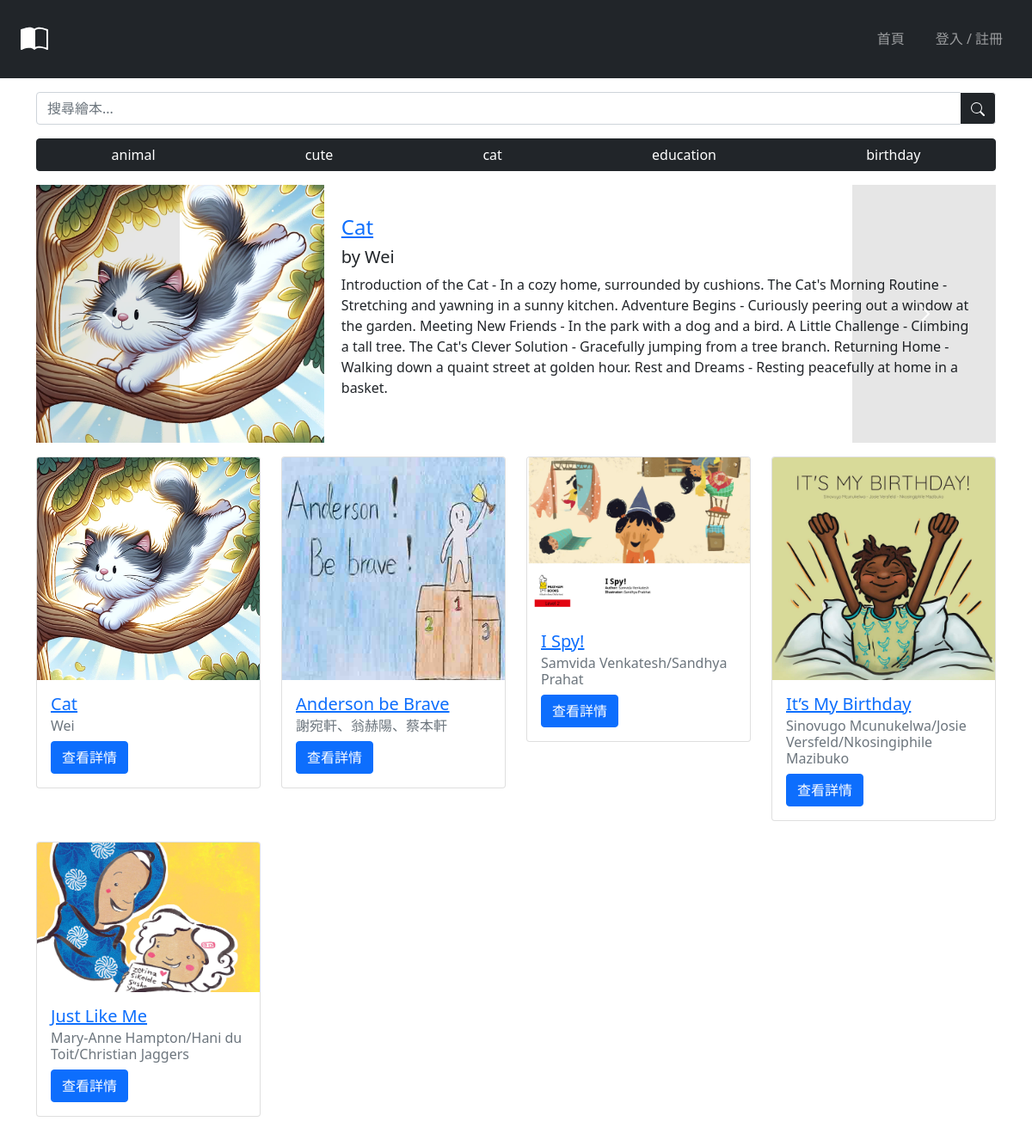
/library/, run on the app's committed database.
### library/models.py (models this page shows, shortened)
class PictureBook(models.Model):
    title = models.CharField(max_length=64)
    author = models.CharField(max_length=64)
    description = models.TextField(blank=True)
    n_pages = models.IntegerField()
    likes = models.IntegerField(default=0)
    tags = TaggableManager()

class Picture(models.Model):
    book = models.ForeignKey(PictureBook, on_delete=models.CASCADE, related_name='pictures')
    page_number = models.IntegerField()
    image = models.ImageField(upload_to=picture_directory_path, max_length=300)
    class Meta:
        ordering = ['page_number']  # Ensures pictures are ordered by page number

### library/views.py (the view)
# urls.py: path('', views.index, name='index'),
def index(request):
    query = request.GET.get('q')
    if query:
        books = PictureBook.objects.filter(
            Q(title__icontains=query) |
            Q(tags__name__icontains=query) |
            Q(author__icontains=query)
        ).distinct()
    else:
        books = PictureBook.objects.all()
    return render(request, 'library/home_page.html', {
        'books': books,
        'tags': Tag.objects.all()[:5],
        'user': request.user
    })

### library/templates/library/home_page.html (shortened to what this page needs)
<!DOCTYPE html>
<html lang="en">
<head>
  <link href="https://cdn.jsdelivr.net/npm/bootstrap@5.0.0/dist/css/bootstrap.min.css" rel="stylesheet">
</head>
<body>
<nav class="navbar navbar-expand-lg navbar-dark bg-dark">
  <a class="navbar-brand mx-4 my-3" href="{% url 'index' %}">
  </a>
  <div class="collapse navbar-collapse justify-content-end mx-3" id="navbarNav">
    <ul class="navbar-nav mr-auto">
      <li class="nav-item active">
        <a class="nav-link" href="{% url 'index' %}">首頁</a>
      </li>
      {% if user.username %}
      <li class="nav-item">
        <a class="nav-link" href="{% url 'logout' %}">登出</a>
      </li>
      {% else %}
      <li class="nav-item">
        <a class="nav-link" href="{% url 'register' %}">登入 / 註冊</a>
      </li>
      {% endif %}
    </ul>
  </div>
</nav>
{% block container %}
<div class="container mt-3">
  <div class="search-box my-3">
    <form method="GET" action="{% url 'index' %}">
      <div class="input-group">
        <input class="form-control" type="text" name="q" placeholder="搜尋繪本..." aria-label="Search">
        <button class="btn btn-outline-light bg-dark" type="submit">
          <svg xmlns="http://www.w3.org/2000/svg" width="16" height="16" fill="currentColor" class="bi bi-search" viewBox="0 0 16 16">
            <path d="M11.742 10.344a6.5 6.5 0 1 0-1.397 1.398h-.001q.044.06.098.115l3.85 3.85a1 1 0 0 0 1.415-1.414l-3.85-3.85a1 1 0 0 0-.115-.1zM12 6.5a5.5 5.5 0 1 1-11 0 5.5 5.5 0 0 1 11 0"/>
          </svg>
        </button>
      </div>
    </form>
  </div>
  <div class="btn-group d-flex justify-content-center mb-3" role="group" aria-label="Category bar">
    {% for tag in tags %}
    <a href="?q={{ tag.name }}" class="btn btn-dark">{{ tag.name }}</a>
    {% endfor %}
  </div>
<div id="carouselIndicators" class="carousel slide mb-4" data-ride="carousel">
  {% for book in books %}
  {% if forloop.first %}
  <div class="carousel-inner">
    <div class="carousel-item active">
      <div class="carousel-container">
        <div class="carousel-image">
          <a href="books/{{ book.pk }}">
            <img src="{{ book.pictures.all.0.image.url }}" alt="{{ book.title }}">
          </a>
        </div>
        <div class="carousel-info">
          <a href="books/{{ book.pk }}">
            <h4>{{ book.title }}</h4>
          </a>
          <h5>by {{ book.author }}</h5>
          <p>{{ book.description }}</p>
        </div>
      </div>
    </div>
    {% endif %}
    {% endfor %}
    <a class="carousel-control-prev" href="#carouselIndicators" role="button" data-slide="prev">
      <span class="carousel-control-prev-icon" aria-hidden="true"></span>
    </a>
    <a class="carousel-control-next" href="#carouselIndicators" role="button" data-slide="next">
      <span class="carousel-control-next-icon" aria-hidden="true"></span>
    </a>
  </div>
  <div class="PictureBookBox my-3">
    <div class="row">
      {% for book in books %}
      <div class="col-md-4 col-lg-3 mb-4">
        <div class="card">
          <a href="books/{{ book.pk }}">
            <img src="{{ book.pictures.all.0.image.url }}" class="card-img-top" alt="{{ book.title }}">
          </a>
          <div class="card-body">
            <a href="books/{{ book.pk }}">
              <h5 class="card-title">{{ book.title }}</h5>
            </a>
            <h6 class="card-subtitle mb-2 text-muted">{{ book.author }}</h6>
            <button type="button" class="btn btn-primary" data-toggle="modal" data-target="#bookModal{{ forloop.counter }}">
              查看詳情
            </button>
          </div>
        </div>
      </div>
      {% endfor %}
    </div>
  </div>
</div>
{% endblock %}
</body>
</html>

### library/templates/library/home_page.html (style rules this page uses)
.nav-item { padding: 10px; }
.carousel-container { display: flex; height: 300px; }
.carousel-image { flex: 1; max-width: 30%; display: flex; justify-content: center; align-items: center; overflow: hidden; }
.carousel-image img { width: 100%; height: 100%; object-fit: contain; }
.carousel-info { flex: 2; padding: 20px; display: flex; flex-direction: column; justify-content: center; }
.carousel-control-prev, .carousel-control-next { background-color: rgba(0, 0, 0, 0.2); transition: background-color 0.3s ease; }

### data on the page
Tag: name "animal"
Tag: name "cute"
Tag: name "cat"
Tag: name "education"
Tag: name "birthday"
PictureBook: pictures.all.0.image (picture), title "Cat", author "Wei", description "Introduction of the Cat - In a cozy home, surrounded by cushions. The Cat's Morning Routine - Stretching and yawning in a sunny kitchen. Adventure Begins - Curiously peering out a window at the garden. Meeting New Friends - In the park with a dog and a bird. A Little Challenge - Climbing a tall tree. The Cat's Clever Solution - Gracefully jumping from a tree branch. Returning Home - Walking down a quaint street at golden hour. Rest and Dreams - Resting peacefully at home in a basket."
PictureBook: pictures.all.0.image (picture), title "Anderson be Brave", author "謝宛軒、翁赫陽、蔡本軒"
PictureBook: pictures.all.0.image (picture), title "I Spy!", author "Samvida Venkatesh/Sandhya Prahat"
PictureBook: pictures.all.0.image (picture), title "It’s My Birthday", author "Sinovugo Mcunukelwa/Josie Versfeld/Nkosingiphile Mazibuko"
PictureBook: pictures.all.0.image (picture), title "Just Like Me", author "Mary-Anne Hampton/Hani du Toit/Christian Jaggers"
